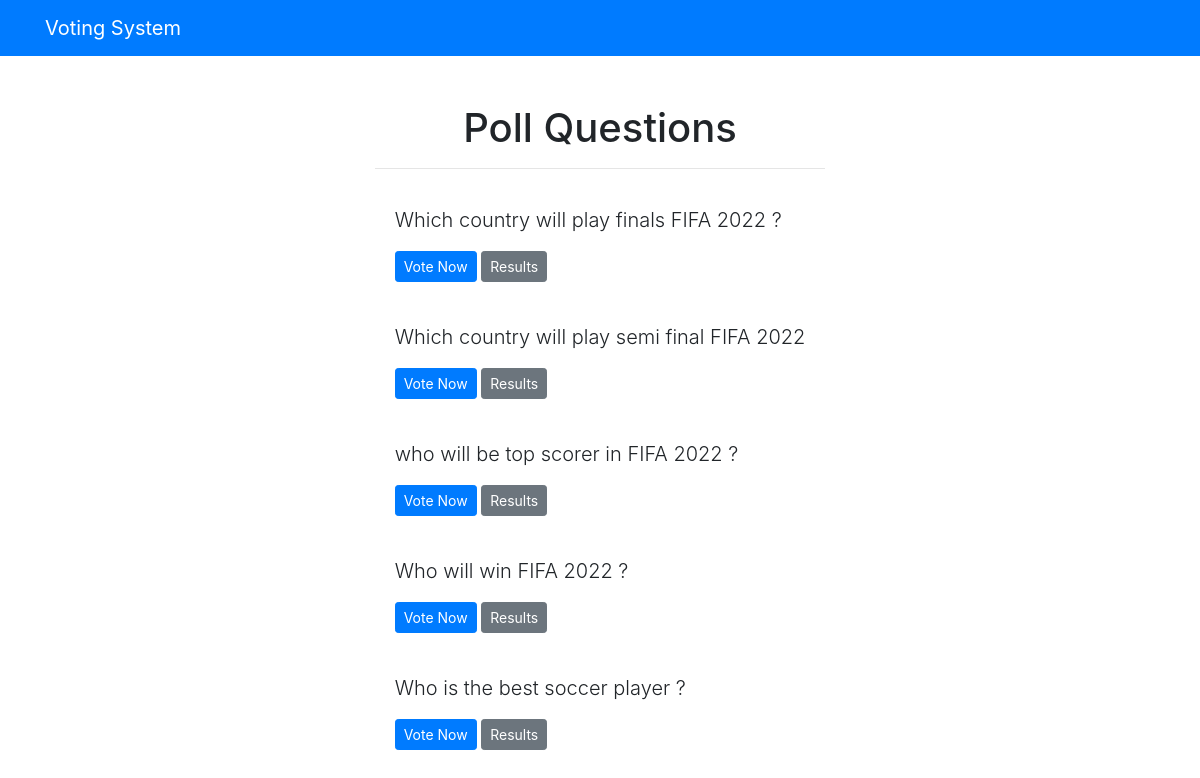
Screenshot of /polls/ with the database file from the repository.
### polls/models.py (models this page shows, shortened)
class Question(models.Model):
    question_text = models.CharField(max_length=200)
    pub_date = models.DateTimeField('date published')

### polls/views.py (the view)
# urls.py: path('', views.index, name='index'),
def index(request):
    latest_question_list = Question.objects.order_by('-pub_date')[:5]
    context = {'latest_question_list': latest_question_list}
    return render(request, 'polls/index.html', context)

### templates/polls/index.html
{% extends 'base.html' %}
{% block content %}
<h1 class="text-center mb-3">Poll Questions<hr></h1>
{% if latest_question_list %}
{% for question in latest_question_list %}
<div class="card-mb-3">
    <div class="card-body">
        <p class="lead">{{ question.question_text }}</p>
        <a href="{% url 'polls:detail' question.id %}" class="btn btn-primary btn-sm">Vote Now</a>
        <a href="{% url 'polls:results' question.id %}" class="btn btn-secondary btn-sm">Results</a>
    </div>
</div>
{% endfor %}
{% else %}
<p>No polls available</p>
{% endif %}
{% endblock %}

### rows the page displays
Question: question_text "Which country will play finals FIFA 2022 ?"
Question: question_text "Which country will play semi final FIFA 2022"
Question: question_text "who will be top scorer in FIFA 2022 ?"
Question: question_text "Who will win FIFA 2022 ?"
Question: question_text "Who is the best soccer player ?"
